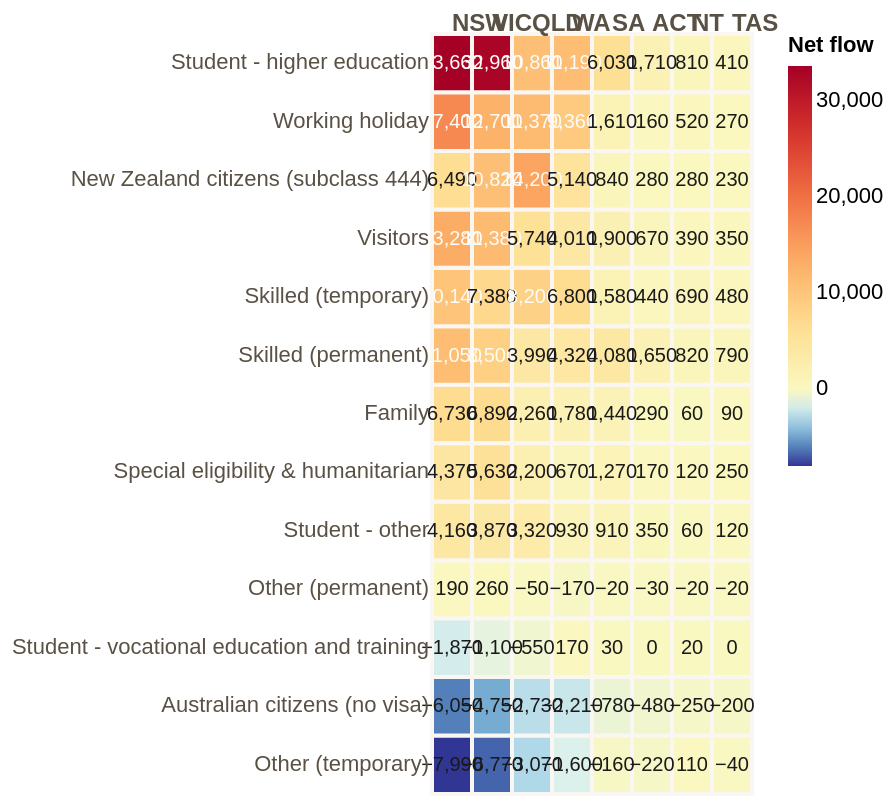

Here is the Vega-Lite specification saved for this chart:
### Vega-Lite specification from a JSON file in a GitHub repository (floating-point values rounded to 4 significant figures)
{"$schema": "https://vega.github.io/schema/vega-lite/v5.json", "description": "Net migration heatmap by state × visa class, 2024-25. Each row is a visa category, each column is a state or territory. Colour encodes net flow (arrivals minus departures). Reveals which visa types drive each state's overseas migration profile, using the eight state-level visa CSVs combined.", "width": "container", "height": 380, "background": "transparent", "config": {"view": {"stroke": null}, "axis": {"labelFont": "Inter Tight, sans-serif", "titleFont": "Inter Tight, sans-serif", "labelFontSize": 11, "titleFontSize": 12, "labelColor": "#5a5145", "titleColor": "#2a2a2a", "domain": false, "ticks": false}, "legend": {"labelFont": "Inter Tight, sans-serif", "titleFont": "Inter Tight, sans-serif", "labelFontSize": 11, "titleFontSize": 11, "orient": "right", "gradientThickness": 12, "gradientLength": 200}, "font": "Inter Tight, sans-serif"}, "data": {"values": [{"state": "New South Wales", "state_code": "NSW", "visa": "Family", "arrivals": 8460, "departures": 1730, "net": 6730}, {"state": "New South Wales", "state_code": "NSW", "visa": "Skilled (permanent)", "arrivals": 12560, "departures": 1510, "net": 11050}, {"state": "New South Wales", "state_code": "NSW", "visa": "Special eligibility & humanitarian", "arrivals": 4440, "departures": 70, "net": 4370}, {"state": "New South Wales", "state_code": "NSW", "visa": "Other (permanent)", "arrivals": 3170, "departures": 2980, "net": 190}, {"state": "New South Wales", "state_code": "NSW", "visa": "Student - vocational education and training", "arrivals": 2910, "departures": 4780, "net": -1870}, {"state": "New South Wales", "state_code": "NSW", "visa": "Student - higher education", "arrivals": 45620, "departures": 11960, "net": 33660}, {"state": "New South Wales", "state_code": "NSW", "visa": "Student - other", "arrivals": 6500, "departures": 2340, "net": 4160}, {"state": "New South Wales", "state_code": "NSW", "visa": "Skilled (temporary)", "arrivals": 14560, "departures": 4420, "net": 10140}, {"state": "New South Wales", "state_code": "NSW", "visa": "Working holiday", "arrivals": 25240, "departures": 7840, "net": 17400}, {"state": "New South Wales", "state_code": "NSW", "visa": "Visitors", "arrivals": 19600, "departures": 6320, "net": 13280}, {"state": "New South Wales", "state_code": "NSW", "visa": "Other (temporary)", "arrivals": 7540, "departures": 15530, "net": -7990}, {"state": "New South Wales", "state_code": "NSW", "visa": "New Zealand citizens (subclass 444)", "arrivals": 10050, "departures": 3560, "net": 6490}, {"state": "New South Wales", "state_code": "NSW", "visa": "Australian citizens (no visa)", "arrivals": 22080, "departures": 28130, "net": -6050}, {"state": "Victoria", "state_code": "VIC", "visa": "Family", "arrivals": 8270, "departures": 1380, "net": 6890}, {"state": "Victoria", "state_code": "VIC", "visa": "Skilled (permanent)", "arrivals": 9980, "departures": 1480, "net": 8500}, {"state": "Victoria", "state_code": "VIC", "visa": "Special eligibility & humanitarian", "arrivals": 5690, "departures": 60, "net": 5630}, {"state": "Victoria", "state_code": "VIC", "visa": "Other (permanent)", "arrivals": 2780, "departures": 2520, "net": 260}, {"state": "Victoria", "state_code": "VIC", "visa": "Student - vocational education and training", "arrivals": 2260, "departures": 3360, "net": -1100}, {"state": "Victoria", "state_code": "VIC", "visa": "Student - higher education", "arrivals": 41560, "departures": 8600, "net": 32960}, {"state": "Victoria", "state_code": "VIC", "visa": "Student - other", "arrivals": 6280, "departures": 2410, "net": 3870}, {"state": "Victoria", "state_code": "VIC", "visa": "Skilled (temporary)", "arrivals": 9890, "departures": 2510, "net": 7380}, {"state": "Victoria", "state_code": "VIC", "visa": "Working holiday", "arrivals": 18410, "departures": 5710, "net": 12700}, {"state": "Victoria", "state_code": "VIC", "visa": "Visitors", "arrivals": 16490, "departures": 5110, "net": 11380}, {"state": "Victoria", "state_code": "VIC", "visa": "Other (temporary)", "arrivals": 6860, "departures": 13630, "net": -6770}, {"state": "Victoria", "state_code": "VIC", "visa": "New Zealand citizens (subclass 444)", "arrivals": 14240, "departures": 3420, "net": 10820}, {"state": "Victoria", "state_code": "VIC", "visa": "Australian citizens (no visa)", "arrivals": 16350, "departures": 21100, "net": -4750}, {"state": "Queensland", "state_code": "QLD", "visa": "Family", "arrivals": 3100, "departures": 840, "net": 2260}, {"state": "Queensland", "state_code": "QLD", "visa": "Skilled (permanent)", "arrivals": 4820, "departures": 830, "net": 3990}, {"state": "Queensland", "state_code": "QLD", "visa": "Special eligibility & humanitarian", "arrivals": 2230, "departures": 30, "net": 2200}, {"state": "Queensland", "state_code": "QLD", "visa": "Other (permanent)", "arrivals": 1260, "departures": 1310, "net": -50}, {"state": "Queensland", "state_code": "QLD", "visa": "Student - vocational education and training", "arrivals": 1940, "departures": 2490, "net": -550}, {"state": "Queensland", "state_code": "QLD", "visa": "Student - higher education", "arrivals": 15000, "departures": 4140, "net": 10860}, {"state": "Queensland", "state_code": "QLD", "visa": "Student - other", "arrivals": 5010, "departures": 1690, "net": 3320}, {"state": "Queensland", "state_code": "QLD", "visa": "Skilled (temporary)", "arrivals": 9560, "departures": 1360, "net": 8200}, {"state": "Queensland", "state_code": "QLD", "visa": "Working holiday", "arrivals": 17030, "departures": 5660, "net": 11370}, {"state": "Queensland", "state_code": "QLD", "visa": "Visitors", "arrivals": 9120, "departures": 3380, "net": 5740}, {"state": "Queensland", "state_code": "QLD", "visa": "Other (temporary)", "arrivals": 5280, "departures": 8350, "net": -3070}, {"state": "Queensland", "state_code": "QLD", "visa": "New Zealand citizens (subclass 444)", "arrivals": 19070, "departures": 4870, "net": 14200}, {"state": "Queensland", "state_code": "QLD", "visa": "Australian citizens (no visa)", "arrivals": 12520, "departures": 15250, "net": -2730}, {"state": "Western Australia", "state_code": "WA", "visa": "Family", "arrivals": 2310, "departures": 530, "net": 1780}, {"state": "Western Australia", "state_code": "WA", "visa": "Skilled (permanent)", "arrivals": 4980, "departures": 660, "net": 4320}, {"state": "Western Australia", "state_code": "WA", "visa": "Special eligibility & humanitarian", "arrivals": 690, "departures": 20, "net": 670}, {"state": "Western Australia", "state_code": "WA", "visa": "Other (permanent)", "arrivals": 830, "departures": 1000, "net": -170}, {"state": "Western Australia", "state_code": "WA", "visa": "Student - vocational education and training", "arrivals": 920, "departures": 750, "net": 170}, {"state": "Western Australia", "state_code": "WA", "visa": "Student - higher education", "arrivals": 12770, "departures": 1580, "net": 11190}, {"state": "Western Australia", "state_code": "WA", "visa": "Student - other", "arrivals": 1540, "departures": 610, "net": 930}, {"state": "Western Australia", "state_code": "WA", "visa": "Skilled (temporary)", "arrivals": 8170, "departures": 1370, "net": 6800}, {"state": "Western Australia", "state_code": "WA", "visa": "Working holiday", "arrivals": 13930, "departures": 4570, "net": 9360}, {"state": "Western Australia", "state_code": "WA", "visa": "Visitors", "arrivals": 5990, "departures": 1980, "net": 4010}, {"state": "Western Australia", "state_code": "WA", "visa": "Other (temporary)", "arrivals": 2890, "departures": 4490, "net": -1600}, {"state": "Western Australia", "state_code": "WA", "visa": "New Zealand citizens (subclass 444)", "arrivals": 7420, "departures": 2280, "net": 5140}, {"state": "Western Australia", "state_code": "WA", "visa": "Australian citizens (no visa)", "arrivals": 7100, "departures": 9310, "net": -2210}, {"state": "South Australia", "state_code": "SA", "visa": "Family", "arrivals": 1630, "departures": 190, "net": 1440}, {"state": "South Australia", "state_code": "SA", "visa": "Skilled (permanent)", "arrivals": 4430, "departures": 350, "net": 4080}, {"state": "South Australia", "state_code": "SA", "visa": "Special eligibility & humanitarian", "arrivals": 1280, "departures": 10, "net": 1270}, {"state": "South Australia", "state_code": "SA", "visa": "Other (permanent)", "arrivals": 320, "departures": 340, "net": -20}, {"state": "South Australia", "state_code": "SA", "visa": "Student - vocational education and training", "arrivals": 470, "departures": 440, "net": 30}, {"state": "South Australia", "state_code": "SA", "visa": "Student - higher education", "arrivals": 7060, "departures": 1030, "net": 6030}, {"state": "South Australia", "state_code": "SA", "visa": "Student - other", "arrivals": 1410, "departures": 500, "net": 910}, {"state": "South Australia", "state_code": "SA", "visa": "Skilled (temporary)", "arrivals": 1810, "departures": 230, "net": 1580}, {"state": "South Australia", "state_code": "SA", "visa": "Working holiday", "arrivals": 2160, "departures": 550, "net": 1610}, {"state": "South Australia", "state_code": "SA", "visa": "Visitors", "arrivals": 2700, "departures": 800, "net": 1900}, {"state": "South Australia", "state_code": "SA", "visa": "Other (temporary)", "arrivals": 1890, "departures": 2050, "net": -160}, {"state": "South Australia", "state_code": "SA", "visa": "New Zealand citizens (subclass 444)", "arrivals": 1090, "departures": 250, "net": 840}, {"state": "South Australia", "state_code": "SA", "visa": "Australian citizens (no visa)", "arrivals": 2870, "departures": 3650, "net": -780}, {"state": "Tasmania", "state_code": "TAS", "visa": "Family", "arrivals": 140, "departures": 50, "net": 90}, {"state": "Tasmania", "state_code": "TAS", "visa": "Skilled (permanent)", "arrivals": 960, "departures": 170, "net": 790}, {"state": "Tasmania", "state_code": "TAS", "visa": "Special eligibility & humanitarian", "arrivals": 250, "departures": 0, "net": 250}, {"state": "Tasmania", "state_code": "TAS", "visa": "Other (permanent)", "arrivals": 40, "departures": 60, "net": -20}, {"state": "Tasmania", "state_code": "TAS", "visa": "Student - vocational education and training", "arrivals": 50, "departures": 50, "net": 0}, {"state": "Tasmania", "state_code": "TAS", "visa": "Student - higher education", "arrivals": 490, "departures": 80, "net": 410}, {"state": "Tasmania", "state_code": "TAS", "visa": "Student - other", "arrivals": 170, "departures": 50, "net": 120}, {"state": "Tasmania", "state_code": "TAS", "visa": "Skilled (temporary)", "arrivals": 530, "departures": 50, "net": 480}, {"state": "Tasmania", "state_code": "TAS", "visa": "Working holiday", "arrivals": 490, "departures": 220, "net": 270}, {"state": "Tasmania", "state_code": "TAS", "visa": "Visitors", "arrivals": 530, "departures": 180, "net": 350}, {"state": "Tasmania", "state_code": "TAS", "visa": "Other (temporary)", "arrivals": 620, "departures": 660, "net": -40}, {"state": "Tasmania", "state_code": "TAS", "visa": "New Zealand citizens (subclass 444)", "arrivals": 340, "departures": 110, "net": 230}, {"state": "Tasmania", "state_code": "TAS", "visa": "Australian citizens (no visa)", "arrivals": 700, "departures": 900, "net": -200}, {"state": "Northern Territory", "state_code": "NT", "visa": "Family", "arrivals": 100, "departures": 40, "net": 60}, {"state": "Northern Territory", "state_code": "NT", "visa": "Skilled (permanent)", "arrivals": 880, "departures": 60, "net": 820}, {"state": "Northern Territory", "state_code": "NT", "visa": "Special eligibility & humanitarian", "arrivals": 120, "departures": 0, "net": 120}, {"state": "Northern Territory", "state_code": "NT", "visa": "Other (permanent)", "arrivals": 30, "departures": 50, "net": -20}, {"state": "Northern Territory", "state_code": "NT", "visa": "Student - vocational education and training", "arrivals": 50, "departures": 30, "net": 20}, {"state": "Northern Territory", "state_code": "NT", "visa": "Student - higher education", "arrivals": 830, "departures": 20, "net": 810}, {"state": "Northern Territory", "state_code": "NT", "visa": "Student - other", "arrivals": 90, "departures": 30, "net": 60}, {"state": "Northern Territory", "state_code": "NT", "visa": "Skilled (temporary)", "arrivals": 750, "departures": 60, "net": 690}, {"state": "Northern Territory", "state_code": "NT", "visa": "Working holiday", "arrivals": 820, "departures": 300, "net": 520}, {"state": "Northern Territory", "state_code": "NT", "visa": "Visitors", "arrivals": 600, "departures": 210, "net": 390}, {"state": "Northern Territory", "state_code": "NT", "visa": "Other (temporary)", "arrivals": 510, "departures": 400, "net": 110}, {"state": "Northern Territory", "state_code": "NT", "visa": "New Zealand citizens (subclass 444)", "arrivals": 410, "departures": 130, "net": 280}, {"state": "Northern Territory", "state_code": "NT", "visa": "Australian citizens (no visa)", "arrivals": 390, "departures": 640, "net": -250}, {"state": "Australian Capital Territory", "state_code": "ACT", "visa": "Family", "arrivals": 380, "departures": 90, "net": 290}, {"state": "Australian Capital Territory", "state_code": "ACT", "visa": "Skilled (permanent)", "arrivals": 1790, "departures": 140, "net": 1650}, {"state": "Australian Capital Territory", "state_code": "ACT", "visa": "Special eligibility & humanitarian", "arrivals": 170, "departures": 0, "net": 170}, {"state": "Australian Capital Territory", "state_code": "ACT", "visa": "Other (permanent)", "arrivals": 100, "departures": 130, "net": -30}, {"state": "Australian Capital Territory", "state_code": "ACT", "visa": "Student - vocational education and training", "arrivals": 90, "departures": 90, "net": 0}, {"state": "Australian Capital Territory", "state_code": "ACT", "visa": "Student - higher education", "arrivals": 2940, "departures": 1230, "net": 1710}, {"state": "Australian Capital Territory", "state_code": "ACT", "visa": "Student - other", "arrivals": 740, "departures": 390, "net": 350}, {"state": "Australian Capital Territory", "state_code": "ACT", "visa": "Skilled (temporary)", "arrivals": 510, "departures": 70, "net": 440}, {"state": "Australian Capital Territory", "state_code": "ACT", "visa": "Working holiday", "arrivals": 250, "departures": 90, "net": 160}, {"state": "Australian Capital Territory", "state_code": "ACT", "visa": "Visitors", "arrivals": 1050, "departures": 380, "net": 670}, {"state": "Australian Capital Territory", "state_code": "ACT", "visa": "Other (temporary)", "arrivals": 590, "departures": 810, "net": -220}, {"state": "Australian Capital Territory", "state_code": "ACT", "visa": "New Zealand citizens (subclass 444)", "arrivals": 390, "departures": 110, "net": 280}, {"state": "Australian Capital Territory", "state_code": "ACT", "visa": "Australian citizens (no visa)", "arrivals": 2020, "departures": 2500, "net": -480}]}, "layer": [{"mark": {"type": "rect", "stroke": "#faf7f2", "strokeWidth": 2}, "encoding": {"x": {"field": "state_code", "type": "nominal", "sort": ["NSW", "VIC", "QLD", "WA", "SA", "ACT", "NT", "TAS"], "axis": {"title": null, "orient": "top", "labelFontWeight": 600, "labelFontSize": 12, "labelPadding": 6}}, "y": {"field": "visa", "type": "nominal", "sort": ["Student - higher education", "Working holiday", "New Zealand citizens (subclass 444)", "Visitors", "Skilled (temporary)", "Skilled (permanent)", "Family", "Special eligibility & humanitarian", "Student - other", "Other (permanent)", "Student - vocational education and training", "Australian citizens (no visa)", "Other (temporary)"], "axis": {"title": null, "labelLimit": 230}}, "color": {"field": "net", "type": "quantitative", "scale": {"scheme": "redyellowblue", "reverse": true, "domainMid": 0}, "legend": {"title": "Net flow", "format": ",.0f"}}, "tooltip": [{"field": "state", "type": "nominal", "title": "State"}, {"field": "visa", "type": "nominal", "title": "Visa class"}, {"field": "arrivals", "type": "quantitative", "title": "Arrivals", "format": ","}, {"field": "departures", "type": "quantitative", "title": "Departures", "format": ","}, {"field": "net", "type": "quantitative", "title": "Net", "format": "+,"}]}}, {"mark": {"type": "text", "fontSize": 10, "fontWeight": 500}, "encoding": {"x": {"field": "state_code", "type": "nominal", "sort": ["NSW", "VIC", "QLD", "WA", "SA", "ACT", "NT", "TAS"], "axis": {"orient": "top", "title": null, "labelAngle": 0, "labelFontWeight": 700, "labelPadding": 8}}, "y": {"field": "visa", "type": "nominal", "sort": ["Student - higher education", "Working holiday", "New Zealand citizens (subclass 444)", "Visitors", "Skilled (temporary)", "Skilled (permanent)", "Family", "Special eligibility & humanitarian", "Student - other", "Other (permanent)", "Student - vocational education and training", "Australian citizens (no visa)", "Other (temporary)"]}, "text": {"field": "net", "type": "quantitative", "format": ",.0f"}, "color": {"condition": {"test": "abs(datum.net) > 8000", "value": "#fdfbf6"}, "value": "#1a1a1a"}}}]}
